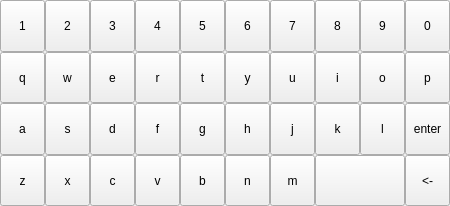
<?xml version="1.0" encoding="UTF-8"?>
<ui version="4.0">
 <class>Widget</class>
 <widget class="QWidget" name="Widget">
  <property name="geometry">
   <rect>
    <x>0</x>
    <y>0</y>
    <width>450</width>
    <height>206</height>
   </rect>
  </property>
  <property name="windowTitle">
   <string>Widget</string>
  </property>
  <layout class="QGridLayout" name="gridLayout_2">
   <property name="leftMargin">
    <number>0</number>
   </property>
   <property name="topMargin">
    <number>0</number>
   </property>
   <property name="rightMargin">
    <number>0</number>
   </property>
   <property name="bottomMargin">
    <number>0</number>
   </property>
   <property name="spacing">
    <number>0</number>
   </property>
   <item row="0" column="0">
    <layout class="QGridLayout" name="gridLayout">
     <property name="spacing">
      <number>0</number>
     </property>
     <item row="0" column="0">
      <widget class="Button" name="toolButton_34">
       <property name="sizePolicy">
        <sizepolicy hsizetype="Expanding" vsizetype="Expanding">
         <horstretch>0</horstretch>
         <verstretch>0</verstretch>
        </sizepolicy>
       </property>
       <property name="text">
        <string>1</string>
       </property>
      </widget>
     </item>
     <item row="0" column="1">
      <widget class="Button" name="toolButton_38">
       <property name="sizePolicy">
        <sizepolicy hsizetype="Expanding" vsizetype="Expanding">
         <horstretch>0</horstretch>
         <verstretch>0</verstretch>
        </sizepolicy>
       </property>
       <property name="text">
        <string>2</string>
       </property>
      </widget>
     </item>
     <item row="0" column="2">
      <widget class="Button" name="toolButton_40">
       <property name="sizePolicy">
        <sizepolicy hsizetype="Expanding" vsizetype="Expanding">
         <horstretch>0</horstretch>
         <verstretch>0</verstretch>
        </sizepolicy>
       </property>
       <property name="text">
        <string>3</string>
       </property>
      </widget>
     </item>
     <item row="0" column="3">
      <widget class="Button" name="toolButton_39">
       <property name="sizePolicy">
        <sizepolicy hsizetype="Expanding" vsizetype="Expanding">
         <horstretch>0</horstretch>
         <verstretch>0</verstretch>
        </sizepolicy>
       </property>
       <property name="text">
        <string>4</string>
       </property>
      </widget>
     </item>
     <item row="0" column="4">
      <widget class="Button" name="toolButton_31">
       <property name="sizePolicy">
        <sizepolicy hsizetype="Expanding" vsizetype="Expanding">
         <horstretch>0</horstretch>
         <verstretch>0</verstretch>
        </sizepolicy>
       </property>
       <property name="text">
        <string>5</string>
       </property>
      </widget>
     </item>
     <item row="0" column="5">
      <widget class="Button" name="toolButton_36">
       <property name="sizePolicy">
        <sizepolicy hsizetype="Expanding" vsizetype="Expanding">
         <horstretch>0</horstretch>
         <verstretch>0</verstretch>
        </sizepolicy>
       </property>
       <property name="text">
        <string>6</string>
       </property>
      </widget>
     </item>
     <item row="0" column="6">
      <widget class="Button" name="toolButton_35">
       <property name="sizePolicy">
        <sizepolicy hsizetype="Expanding" vsizetype="Expanding">
         <horstretch>0</horstretch>
         <verstretch>0</verstretch>
        </sizepolicy>
       </property>
       <property name="text">
        <string>7</string>
       </property>
      </widget>
     </item>
     <item row="0" column="7">
      <widget class="Button" name="toolButton_32">
       <property name="sizePolicy">
        <sizepolicy hsizetype="Expanding" vsizetype="Expanding">
         <horstretch>0</horstretch>
         <verstretch>0</verstretch>
        </sizepolicy>
       </property>
       <property name="text">
        <string>8</string>
       </property>
      </widget>
     </item>
     <item row="0" column="8">
      <widget class="Button" name="toolButton_37">
       <property name="sizePolicy">
        <sizepolicy hsizetype="Expanding" vsizetype="Expanding">
         <horstretch>0</horstretch>
         <verstretch>0</verstretch>
        </sizepolicy>
       </property>
       <property name="text">
        <string>9</string>
       </property>
      </widget>
     </item>
     <item row="0" column="9">
      <widget class="Button" name="toolButton_33">
       <property name="sizePolicy">
        <sizepolicy hsizetype="Expanding" vsizetype="Expanding">
         <horstretch>0</horstretch>
         <verstretch>0</verstretch>
        </sizepolicy>
       </property>
       <property name="text">
        <string>0</string>
       </property>
      </widget>
     </item>
     <item row="1" column="0">
      <widget class="Button" name="toolButton">
       <property name="sizePolicy">
        <sizepolicy hsizetype="Expanding" vsizetype="Expanding">
         <horstretch>0</horstretch>
         <verstretch>0</verstretch>
        </sizepolicy>
       </property>
       <property name="text">
        <string>q</string>
       </property>
      </widget>
     </item>
     <item row="1" column="1">
      <widget class="Button" name="toolButton_2">
       <property name="sizePolicy">
        <sizepolicy hsizetype="Expanding" vsizetype="Expanding">
         <horstretch>0</horstretch>
         <verstretch>0</verstretch>
        </sizepolicy>
       </property>
       <property name="text">
        <string>w</string>
       </property>
      </widget>
     </item>
     <item row="1" column="2">
      <widget class="Button" name="toolButton_3">
       <property name="sizePolicy">
        <sizepolicy hsizetype="Expanding" vsizetype="Expanding">
         <horstretch>0</horstretch>
         <verstretch>0</verstretch>
        </sizepolicy>
       </property>
       <property name="text">
        <string>e</string>
       </property>
      </widget>
     </item>
     <item row="1" column="3">
      <widget class="Button" name="toolButton_4">
       <property name="sizePolicy">
        <sizepolicy hsizetype="Expanding" vsizetype="Expanding">
         <horstretch>0</horstretch>
         <verstretch>0</verstretch>
        </sizepolicy>
       </property>
       <property name="text">
        <string>r</string>
       </property>
      </widget>
     </item>
     <item row="1" column="4">
      <widget class="Button" name="toolButton_5">
       <property name="sizePolicy">
        <sizepolicy hsizetype="Expanding" vsizetype="Expanding">
         <horstretch>0</horstretch>
         <verstretch>0</verstretch>
        </sizepolicy>
       </property>
       <property name="text">
        <string>t</string>
       </property>
      </widget>
     </item>
     <item row="1" column="5">
      <widget class="Button" name="toolButton_6">
       <property name="sizePolicy">
        <sizepolicy hsizetype="Expanding" vsizetype="Expanding">
         <horstretch>0</horstretch>
         <verstretch>0</verstretch>
        </sizepolicy>
       </property>
       <property name="text">
        <string>y</string>
       </property>
      </widget>
     </item>
     <item row="1" column="6">
      <widget class="Button" name="toolButton_7">
       <property name="sizePolicy">
        <sizepolicy hsizetype="Expanding" vsizetype="Expanding">
         <horstretch>0</horstretch>
         <verstretch>0</verstretch>
        </sizepolicy>
       </property>
       <property name="text">
        <string>u</string>
       </property>
      </widget>
     </item>
     <item row="1" column="7">
      <widget class="Button" name="toolButton_8">
       <property name="sizePolicy">
        <sizepolicy hsizetype="Expanding" vsizetype="Expanding">
         <horstretch>0</horstretch>
         <verstretch>0</verstretch>
        </sizepolicy>
       </property>
       <property name="text">
        <string>i</string>
       </property>
      </widget>
     </item>
     <item row="1" column="8">
      <widget class="Button" name="toolButton_9">
       <property name="sizePolicy">
        <sizepolicy hsizetype="Expanding" vsizetype="Expanding">
         <horstretch>0</horstretch>
         <verstretch>0</verstretch>
        </sizepolicy>
       </property>
       <property name="text">
        <string>o</string>
       </property>
      </widget>
     </item>
     <item row="1" column="9">
      <widget class="Button" name="toolButton_10">
       <property name="sizePolicy">
        <sizepolicy hsizetype="Expanding" vsizetype="Expanding">
         <horstretch>0</horstretch>
         <verstretch>0</verstretch>
        </sizepolicy>
       </property>
       <property name="text">
        <string>p</string>
       </property>
      </widget>
     </item>
     <item row="2" column="0">
      <widget class="Button" name="toolButton_18">
       <property name="sizePolicy">
        <sizepolicy hsizetype="Expanding" vsizetype="Expanding">
         <horstretch>0</horstretch>
         <verstretch>0</verstretch>
        </sizepolicy>
       </property>
       <property name="text">
        <string>a</string>
       </property>
      </widget>
     </item>
     <item row="2" column="1">
      <widget class="Button" name="toolButton_17">
       <property name="sizePolicy">
        <sizepolicy hsizetype="Expanding" vsizetype="Expanding">
         <horstretch>0</horstretch>
         <verstretch>0</verstretch>
        </sizepolicy>
       </property>
       <property name="text">
        <string>s</string>
       </property>
      </widget>
     </item>
     <item row="2" column="2">
      <widget class="Button" name="toolButton_14">
       <property name="sizePolicy">
        <sizepolicy hsizetype="Expanding" vsizetype="Expanding">
         <horstretch>0</horstretch>
         <verstretch>0</verstretch>
        </sizepolicy>
       </property>
       <property name="text">
        <string>d</string>
       </property>
      </widget>
     </item>
     <item row="2" column="3">
      <widget class="Button" name="toolButton_12">
       <property name="sizePolicy">
        <sizepolicy hsizetype="Expanding" vsizetype="Expanding">
         <horstretch>0</horstretch>
         <verstretch>0</verstretch>
        </sizepolicy>
       </property>
       <property name="text">
        <string>f</string>
       </property>
      </widget>
     </item>
     <item row="2" column="4">
      <widget class="Button" name="toolButton_13">
       <property name="sizePolicy">
        <sizepolicy hsizetype="Expanding" vsizetype="Expanding">
         <horstretch>0</horstretch>
         <verstretch>0</verstretch>
        </sizepolicy>
       </property>
       <property name="text">
        <string>g</string>
       </property>
      </widget>
     </item>
     <item row="2" column="5">
      <widget class="Button" name="toolButton_20">
       <property name="sizePolicy">
        <sizepolicy hsizetype="Expanding" vsizetype="Expanding">
         <horstretch>0</horstretch>
         <verstretch>0</verstretch>
        </sizepolicy>
       </property>
       <property name="text">
        <string>h</string>
       </property>
      </widget>
     </item>
     <item row="2" column="6">
      <widget class="Button" name="toolButton_15">
       <property name="sizePolicy">
        <sizepolicy hsizetype="Expanding" vsizetype="Expanding">
         <horstretch>0</horstretch>
         <verstretch>0</verstretch>
        </sizepolicy>
       </property>
       <property name="text">
        <string>j</string>
       </property>
      </widget>
     </item>
     <item row="2" column="7">
      <widget class="Button" name="toolButton_16">
       <property name="sizePolicy">
        <sizepolicy hsizetype="Expanding" vsizetype="Expanding">
         <horstretch>0</horstretch>
         <verstretch>0</verstretch>
        </sizepolicy>
       </property>
       <property name="text">
        <string>k</string>
       </property>
      </widget>
     </item>
     <item row="2" column="8">
      <widget class="Button" name="toolButton_19">
       <property name="sizePolicy">
        <sizepolicy hsizetype="Expanding" vsizetype="Expanding">
         <horstretch>0</horstretch>
         <verstretch>0</verstretch>
        </sizepolicy>
       </property>
       <property name="text">
        <string>l</string>
       </property>
      </widget>
     </item>
     <item row="2" column="9">
      <widget class="Button" name="toolButton_11">
       <property name="sizePolicy">
        <sizepolicy hsizetype="Expanding" vsizetype="Expanding">
         <horstretch>0</horstretch>
         <verstretch>0</verstretch>
        </sizepolicy>
       </property>
       <property name="text">
        <string>enter</string>
       </property>
      </widget>
     </item>
     <item row="3" column="0">
      <widget class="Button" name="toolButton_25">
       <property name="sizePolicy">
        <sizepolicy hsizetype="Expanding" vsizetype="Expanding">
         <horstretch>0</horstretch>
         <verstretch>0</verstretch>
        </sizepolicy>
       </property>
       <property name="text">
        <string>z</string>
       </property>
      </widget>
     </item>
     <item row="3" column="1">
      <widget class="Button" name="toolButton_27">
       <property name="sizePolicy">
        <sizepolicy hsizetype="Expanding" vsizetype="Expanding">
         <horstretch>0</horstretch>
         <verstretch>0</verstretch>
        </sizepolicy>
       </property>
       <property name="text">
        <string>x</string>
       </property>
      </widget>
     </item>
     <item row="3" column="2">
      <widget class="Button" name="toolButton_22">
       <property name="sizePolicy">
        <sizepolicy hsizetype="Expanding" vsizetype="Expanding">
         <horstretch>0</horstretch>
         <verstretch>0</verstretch>
        </sizepolicy>
       </property>
       <property name="text">
        <string>c</string>
       </property>
      </widget>
     </item>
     <item row="3" column="3">
      <widget class="Button" name="toolButton_29">
       <property name="sizePolicy">
        <sizepolicy hsizetype="Expanding" vsizetype="Expanding">
         <horstretch>0</horstretch>
         <verstretch>0</verstretch>
        </sizepolicy>
       </property>
       <property name="text">
        <string>v</string>
       </property>
      </widget>
     </item>
     <item row="3" column="4">
      <widget class="Button" name="toolButton_30">
       <property name="sizePolicy">
        <sizepolicy hsizetype="Expanding" vsizetype="Expanding">
         <horstretch>0</horstretch>
         <verstretch>0</verstretch>
        </sizepolicy>
       </property>
       <property name="text">
        <string>b</string>
       </property>
      </widget>
     </item>
     <item row="3" column="5">
      <widget class="Button" name="toolButton_21">
       <property name="sizePolicy">
        <sizepolicy hsizetype="Expanding" vsizetype="Expanding">
         <horstretch>0</horstretch>
         <verstretch>0</verstretch>
        </sizepolicy>
       </property>
       <property name="text">
        <string>n</string>
       </property>
      </widget>
     </item>
     <item row="3" column="6">
      <widget class="Button" name="toolButton_26">
       <property name="sizePolicy">
        <sizepolicy hsizetype="Expanding" vsizetype="Expanding">
         <horstretch>0</horstretch>
         <verstretch>0</verstretch>
        </sizepolicy>
       </property>
       <property name="text">
        <string>m</string>
       </property>
      </widget>
     </item>
     <item row="3" column="7" colspan="2">
      <widget class="Button" name="toolButton_23">
       <property name="sizePolicy">
        <sizepolicy hsizetype="Expanding" vsizetype="Expanding">
         <horstretch>0</horstretch>
         <verstretch>0</verstretch>
        </sizepolicy>
       </property>
       <property name="text">
        <string/>
       </property>
      </widget>
     </item>
     <item row="3" column="9">
      <widget class="Button" name="toolButton_24">
       <property name="sizePolicy">
        <sizepolicy hsizetype="Expanding" vsizetype="Expanding">
         <horstretch>0</horstretch>
         <verstretch>0</verstretch>
        </sizepolicy>
       </property>
       <property name="text">
        <string>&lt;-</string>
       </property>
      </widget>
     </item>
    </layout>
   </item>
  </layout>
 </widget>
 <layoutdefault spacing="6" margin="11"/>
 <customwidgets>
  <customwidget>
   <class>Button</class>
   <extends>QToolButton</extends>
   <header location="global">button.h</header>
  </customwidget>
 </customwidgets>
 <resources/>
 <connections/>
</ui>
